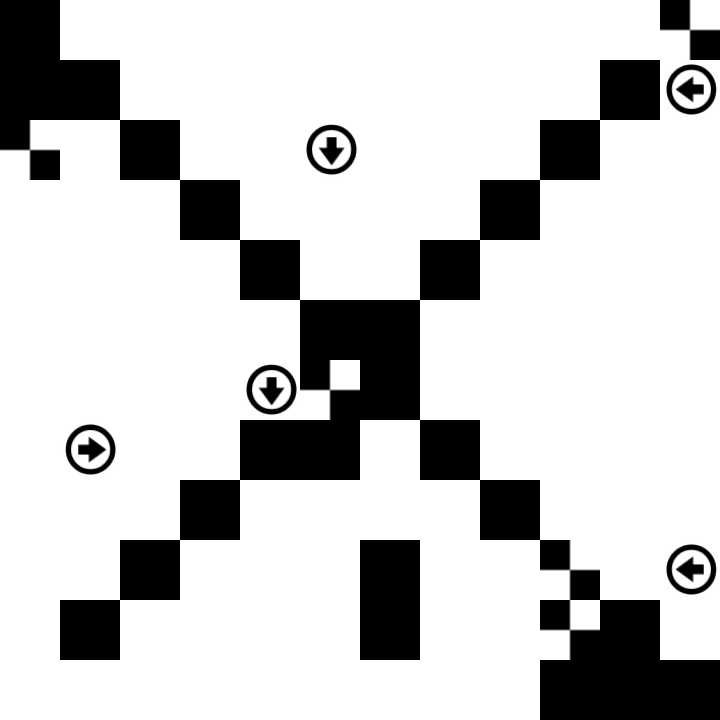

The image is a tile-based game level rendered from a .tmx file. Its description and complete source (layers, tilesets, objects, tile grids) follow:
An orthogonal 12x12 tile map with 60x60 px tiles, 6 tile layers (Layer2, Layer3, Layer5, Layer6, ...) and 6 objects (gate2, gate1, key4, key3, key2, ...).

<map version="1.5" tiledversion="1.7.2" orientation="orthogonal" renderorder="right-down" width="12" height="12" tilewidth="60" tileheight="60" infinite="0" nextlayerid="9" nextobjectid="14">
 <tileset firstgid="1" source="graph.tsx" />
 <layer id="1" name="Layer2" width="12" height="12">
  <data encoding="csv">
3,1,1,1,1,1,1,1,1,1,1,1,
3,3,1,1,1,1,1,1,1,1,3,1,
3,1,3,1,1,1,1,1,1,3,1,1,
1,1,1,3,1,1,1,1,3,1,1,1,
1,1,1,1,3,1,1,3,1,1,1,1,
1,1,1,1,1,3,3,1,1,1,1,1,
1,1,1,1,1,1,3,1,1,1,1,1,
1,1,1,1,3,3,1,3,1,1,1,1,
1,1,1,3,1,1,1,1,3,1,1,1,
1,1,3,1,1,1,3,1,1,1,1,1,
1,3,1,1,1,1,3,1,1,1,3,1,
1,1,1,1,1,1,1,1,1,3,3,3
</data>
 </layer>
 <layer id="8" name="Layer3" width="12" height="12">
  <data encoding="csv">
0,0,0,0,0,0,0,0,0,0,0,0,
0,0,0,0,0,0,0,0,0,0,0,17,
0,0,0,0,0,8,0,0,0,0,0,0,
0,0,0,0,0,0,0,0,0,0,0,0,
0,0,0,0,0,0,0,0,0,0,0,0,
0,0,0,0,0,0,0,0,0,0,0,0,
0,0,0,0,8,0,0,0,0,0,0,0,
0,16,0,0,0,0,0,0,0,0,0,0,
0,0,0,0,0,0,0,0,0,0,0,0,
0,0,0,0,0,0,0,0,0,0,0,17,
0,0,0,0,0,0,0,0,0,0,0,0,
0,0,0,0,0,0,0,0,0,0,0,0
</data>
 </layer>
 <objectgroup id="2" name="Transfer">
  <object id="7" name="gate2" gid="20" x="300" y="480" width="60" height="60">
   <properties>
    <property name="target_gate" value="gate1" />
    <property name="target_level" value="level11" />
   </properties>
  </object>
  <object id="6" name="gate1" gid="6" x="360" y="300" width="60" height="60">
   <properties>
    <property name="target_gate" value="gate2" />
    <property name="target_level" value="level9" />
   </properties>
  </object>
 </objectgroup>
 <objectgroup id="3" name="Trigger">
  <object id="5" name="key4" gid="1073741828" x="660" y="722" width="60" height="60">
   <properties>
    <property name="params" value="{&quot;targetLayers&quot;:  &quot;Layer6&quot;}" />
    <property name="script" value="LayerTrigger" />
   </properties>
  </object>
  <object id="4" name="key3" gid="4" x="300" y="600" width="60" height="60">
   <properties>
    <property name="params" value="{&quot;targetLayers&quot;:  &quot;Layer8&quot;}" />
    <property name="script" value="LayerTrigger" />
   </properties>
  </object>
  <object id="2" name="key2" gid="4" x="0" y="720" width="60" height="60">
   <properties>
    <property name="params" value="{&quot;targetLayers&quot;:  &quot;Layer7&quot;}" />
    <property name="script" value="LayerTrigger" />
   </properties>
  </object>
  <object id="1" name="key1" gid="4" x="-2" y="56" width="60" height="60">
   <properties>
    <property name="params" value="{&quot;targetLayers&quot;:  &quot;Layer5&quot;}" />
    <property name="script" value="LayerTrigger" />
   </properties>
  </object>
 </objectgroup>
 <layer id="4" name="Layer5" width="12" height="12">
  <properties>
   <property name="params" value="{}" />
   <property name="script" value="LayerVisibility" />
  </properties>
  <data encoding="csv">
0,0,0,0,0,0,0,0,0,0,0,5,
0,0,0,0,0,0,0,0,0,0,0,0,
0,0,0,0,0,0,0,0,0,0,0,0,
0,0,0,0,0,0,0,0,0,0,0,0,
0,0,0,0,0,0,0,0,0,0,0,0,
0,0,0,0,0,0,0,0,0,0,0,0,
0,0,0,0,0,0,0,0,0,0,0,0,
0,0,0,0,0,0,0,0,0,0,0,0,
0,0,0,0,0,0,0,0,0,0,0,0,
0,0,0,0,0,0,0,0,0,0,0,0,
0,0,0,0,0,0,0,0,0,0,0,0,
0,0,0,0,0,0,0,0,0,0,0,0
</data>
 </layer>
 <layer id="5" name="Layer6" width="12" height="12">
  <properties>
   <property name="params" value="{}" />
   <property name="script" value="LayerVisibility" />
  </properties>
  <data encoding="csv">
0,0,0,0,0,0,0,0,0,0,0,0,
0,0,0,0,0,0,0,0,0,0,0,0,
5,0,0,0,0,0,0,0,0,0,0,0,
0,0,0,0,0,0,0,0,0,0,0,0,
0,0,0,0,0,0,0,0,0,0,0,0,
0,0,0,0,0,0,0,0,0,0,0,0,
0,0,0,0,0,0,0,0,0,0,0,0,
0,0,0,0,0,0,0,0,0,0,0,0,
0,0,0,0,0,0,0,0,0,0,0,0,
0,0,0,0,0,0,0,0,0,0,0,0,
0,0,0,0,0,0,0,0,0,0,0,0,
0,0,0,0,0,0,0,0,0,0,0,0
</data>
 </layer>
 <layer id="6" name="Layer7" width="12" height="12">
  <properties>
   <property name="params" value="{}" />
   <property name="script" value="LayerVisibility" />
  </properties>
  <data encoding="csv">
0,0,0,0,0,0,0,0,0,0,0,0,
0,0,0,0,0,0,0,0,0,0,0,0,
0,0,0,0,0,0,0,0,0,0,0,0,
0,0,0,0,0,0,0,0,0,0,0,0,
0,0,0,0,0,0,0,0,0,0,0,0,
0,0,0,0,0,0,0,0,0,0,0,0,
0,0,0,0,0,0,0,0,0,0,0,0,
0,0,0,0,0,0,0,0,0,0,0,0,
0,0,0,0,0,0,0,0,0,0,0,0,
0,0,0,0,0,0,0,0,0,5,0,0,
0,0,0,0,0,0,0,0,0,5,0,0,
0,0,0,0,0,0,0,0,0,0,0,0
</data>
 </layer>
 <layer id="7" name="Layer8" width="12" height="12">
  <properties>
   <property name="params" value="{}" />
   <property name="script" value="LayerVisibility" />
  </properties>
  <data encoding="csv">
0,0,0,0,0,0,0,0,0,0,0,0,
0,0,0,0,0,0,0,0,0,0,0,0,
0,0,0,0,0,0,0,0,0,0,0,0,
0,0,0,0,0,0,0,0,0,0,0,0,
0,0,0,0,0,0,0,0,0,0,0,0,
0,0,0,0,0,0,0,0,0,0,0,0,
0,0,0,0,0,5,0,0,0,0,0,0,
0,0,0,0,0,0,0,0,0,0,0,0,
0,0,0,0,0,0,0,0,0,0,0,0,
0,0,0,0,0,0,0,0,0,0,0,0,
0,0,0,0,0,0,0,0,0,0,0,0,
0,0,0,0,0,0,0,0,0,0,0,0
</data>
 </layer>
</map>
